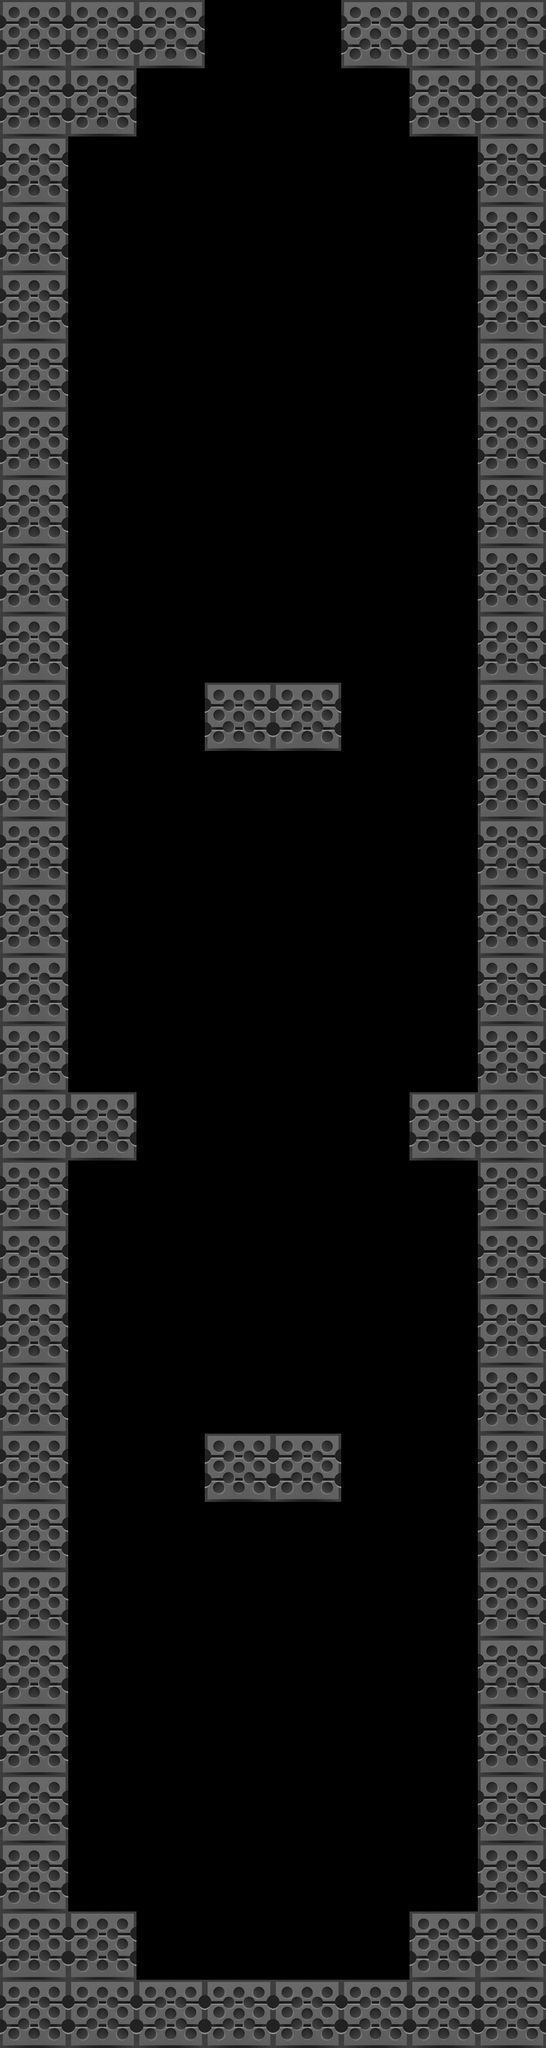

Rendered tile map (Tiled .tmx) drawn with the repository's tilesets; below, a short description and the map source with its tile grids summarised:
An orthogonal 8x30 tile map with 128x128 px tiles, 1 tile layer (block).

<map version="1.2" tiledversion="1.2.4" orientation="orthogonal" renderorder="left-down" width="8" height="30" tilewidth="128" tileheight="128" infinite="0" nextlayerid="2" nextobjectid="1">
 <tileset firstgid="1" source="ground.tsx" />
 <layer id="1" name="block" width="8" height="30">
  <data>[240 cells, 80 non-empty, 1 distinct tile ids]</data>
 </layer>
</map>